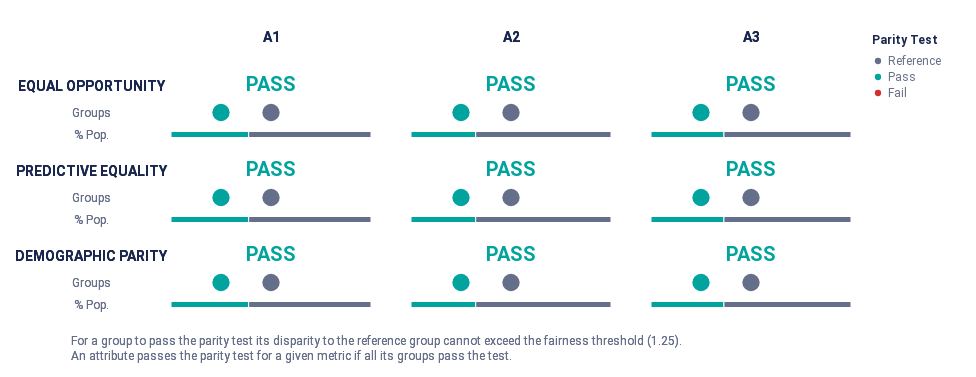

Write notebook code for a chart like this one.
### Code cell
audit_combined_bias.summary_plot(["tpr", "fpr", "pprev"])
